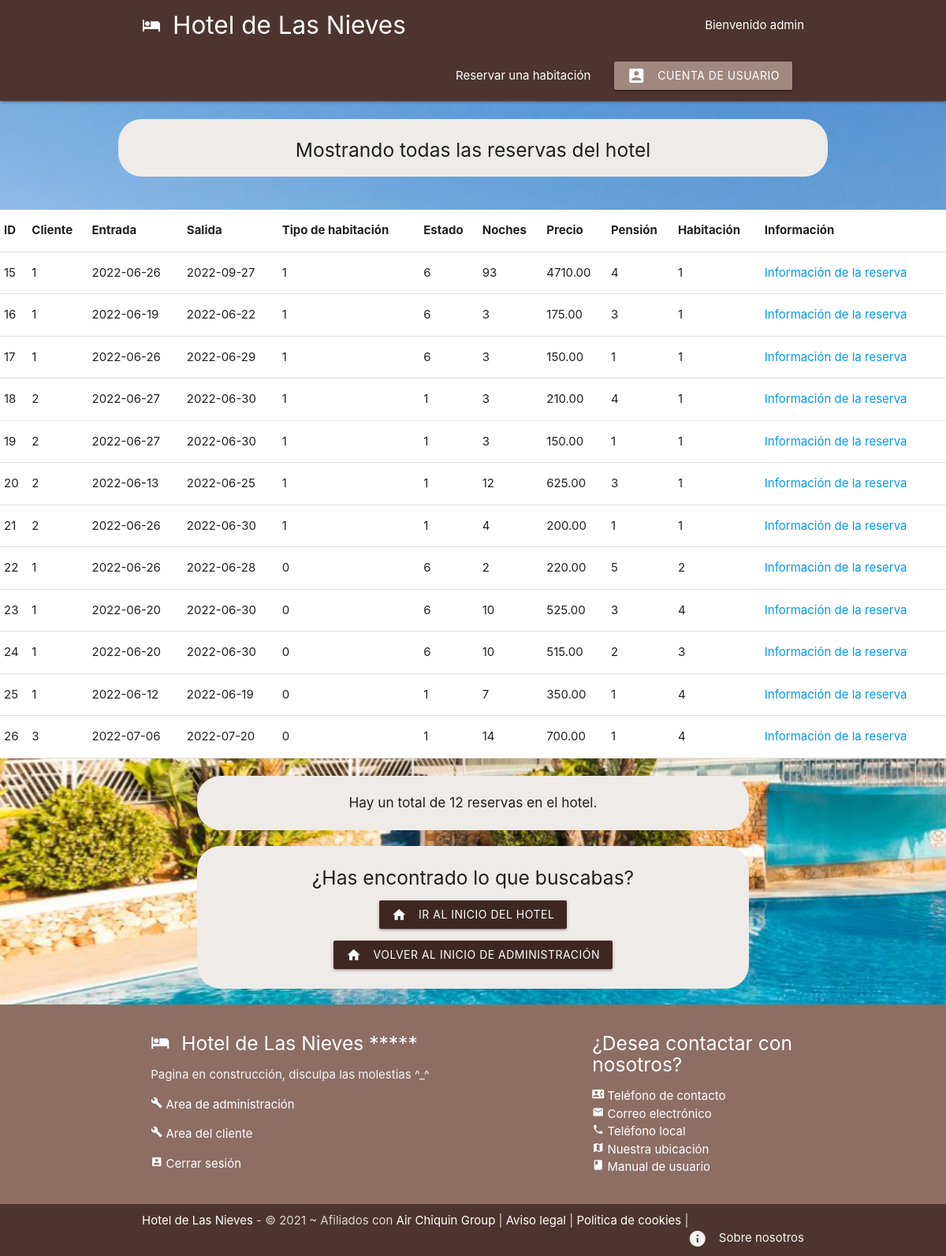
Page /reservas/select_reservas.php (signed in) on the committed database.
### tables this page shows
CREATE TABLE `73_clientes` (
  `id` int(11) NOT NULL,
  `usuario` varchar(32) NOT NULL,
  `nombre` varchar(32) NOT NULL,
  `apellido_primero` varchar(32) NOT NULL,
  `apellido_segundo` varchar(32) NOT NULL,
  `tipo_id` int(11) NOT NULL,
  `dni` varchar(9) NOT NULL,
  `direccion` varchar(128) NOT NULL,
  `telefono` int(18) NOT NULL,
  `email` varchar(128) NOT NULL,
  `contrasena` varchar(64) NOT NULL,
  `fecha_nacimiento` date NOT NULL
);

CREATE TABLE `73_reservas` (
  `id` int(11) NOT NULL,
  `cliente_id` int(11) NOT NULL,
  `entrada` date NOT NULL,
  `salida` date NOT NULL,
  `tipoHabitacion_id` int(11) NOT NULL,
  `estado_id` int(11) NOT NULL,
  `noches` int(2) NOT NULL,
  `precio` double(7,2) NOT NULL,
  `pension_id` int(11) NOT NULL,
  `habitacion_id` int(11) NOT NULL
);

### reservas/select_reservas.php (the view, shortened to what this page needs)
<?php
    include('./../config/config_bd.php');
    $sql = "SELECT * FROM 73_reservas";
    $resultados = mysqli_query($conn, $sql);
    $reservas = mysqli_fetch_all($resultados, MYSQLI_ASSOC);
?>
<!DOCTYPE html>
<html lang="es">
<?php include('./../templates/header.php'); ?>
<br>
<div class="center fondoInicio">
  <h5> Mostrando todas las reservas del hotel </h5>
</div>
<br>
<table class="highlight white">
        <thead>
          <tr>
              <th>ID</th>
              <th>Cliente</th>
              <th>Entrada</th>
              <th>Salida</th>
              <th>Tipo de habitación</th>
              <th>Estado</th>
              <th>Noches</th>
              <th>Precio</th>
              <th>Pensión</th>
              <th>Habitación</th>
              <th>Información</th>
          </tr>
        </thead>
        <?php foreach($reservas as $rev): ?>
        <tbody>
        <tr>
          <td><?php echo htmlspecialchars($rev['id'])?></td>
          <td><?php echo htmlspecialchars($rev['cliente_id'])?></td>
          <td><?php echo htmlspecialchars($rev['entrada'])?></td>
          <td><?php echo htmlspecialchars($rev['salida'])?></td>
          <td><?php echo htmlspecialchars($rev['tipoHabitacion_id'])?></td>
          <td><?php echo htmlspecialchars($rev['estado_id'])?></td>
          <td><?php echo htmlspecialchars($rev['noches'])?></td>
          <td><?php echo htmlspecialchars($rev['precio'])?></td>
          <td><?php echo htmlspecialchars($rev['pension_id'])?></td>
          <td><?php echo htmlspecialchars($rev['habitacion_id'])?></td>
          <td><a href="detalles_reserva.php?id=<?php echo $rev['id'] ?>">Información de la reserva</a></td>
        </tr>
        <?php endforeach; ?>
        </tbody>
      </table>
      <br>
<div class="fondoAcerca center">
<?php if(count($reservas) == 1) : ?>
    <p class="center"> <h6>Hay un total de <?php echo count($reservas)?> reserva en el hotel.</h6> </p>
<?php elseif(count($reservas) >= 2) : ?>
    <p class="center"> <h6>Hay un total de <?php echo count($reservas)?> reservas en el hotel.</h6> </p>
<?php endif; ?>
</div>
<div class="fondoAcerca">
  <p class="center"> <h5 class="center">¿Has encontrado lo que buscabas?</h5> </p>
  <section>
    <p class="center"> <a href="./../index.php" class="waves-effect waves-light brown darken-4 btn"><i class="material-icons left">home</i> Ir al inicio del hotel </a> </p>
    <p class="center"> <a href="./../admin/index_admin.php" class="waves-effect waves-light brown darken-4 btn"><i class="material-icons left">home</i> Volver al inicio de administración </a> </p>
  </section>
</div>
<?php include('./../templates/footer.php'); ?>
</body>
</html>

### templates/header.php (shortened to what this page needs)
<head>
    <link rel="stylesheet" href="https://cdnjs.cloudflare.com/ajax/libs/materialize/1.0.0/css/materialize.min.css">
</head>
<body class = "fondo">
    <nav class="nav-extended brown darken-3 z-deph-0">
        <div class="nav-wrapper container">
        <a href = "/student73/dwes/index.php" class="brand-logo brand-text"> <i class="material-icons left">hotel</i> Hotel de Las Nieves </a>
        <ul id="nav-mobile" class="right">
            <li class="right"> Bienvenido <?php
            if(empty($_SESSION["id"])) {
                echo "anonimo...";
            } else {
                $conn = mysqli_connect('localhost', 'david', '1234', 'hotel');
                $sql = "SELECT * FROM 73_clientes WHERE id = '".$_SESSION["id"]."'";
                $resultados = mysqli_query($conn, $sql);
                $usuario = mysqli_fetch_all($resultados, MYSQLI_ASSOC);
                foreach ($usuario as $user){
                   echo $user["usuario"];
                }
            }
            ?></li>
            <br>
            <li><a href="/student73/dwes/reservas/info_reservas.php">Reservar una habitación</a></li>
            <li><a href="
            <?php
                if(empty($_SESSION["id"])){
                    echo "/student73/dwes/clientes/login_cliente.php";
                } else {
                    echo "/student73/dwes/clientes/index_cliente.php";
                }
            ?>
            " class="brown lighten-2 btn"><i class="material-icons left">account_box</i>Cuenta de usuario</a></li>
        </ul>
        </div>
    </nav>

### templates/header.php (style rules this page uses)
.brand-text { color: #FFFFFF !important; }
.fondo { background-image: url("/student73/dwes/img/fondos/imagen_principal.jpeg"); background-repeat: no-repeat; background-size: cover; }
.fondoInicio { background-color: #efebe9; background-repeat: no-repeat; background-position: center; width: 900px; margin: auto; border-radius: 30px; padding: 10px; margin-bottom: 20px; }
.fondoAcerca { background-color: #efebe9; background-repeat: no-repeat; background-position: center; width: 700px; margin: auto; border-radius: 30px; padding: 10px; margin-bottom: 20px; }
body { display: flex; min-height: 100vh; flex-direction: column; }

### rows in the picture
73_clientes: usuario "admin"
73_reservas: id "15", cliente "1", entrada "2022-06-26", salida "2022-09-27", tipoHabitacion "1", estado "6", noches "93", precio "4710.00", pension "4", habitacion "1"
73_reservas: id "16", cliente "1", entrada "2022-06-19", salida "2022-06-22", tipoHabitacion "1", estado "6", noches "3", precio "175.00", pension "3", habitacion "1"
73_reservas: id "17", cliente "1", entrada "2022-06-26", salida "2022-06-29", tipoHabitacion "1", estado "6", noches "3", precio "150.00", pension "1", habitacion "1"
73_reservas: id "18", cliente "2", entrada "2022-06-27", salida "2022-06-30", tipoHabitacion "1", estado "1", noches "3", precio "210.00", pension "4", habitacion "1"
73_reservas: id "19", cliente "2", entrada "2022-06-27", salida "2022-06-30", tipoHabitacion "1", estado "1", noches "3", precio "150.00", pension "1", habitacion "1"
73_reservas: id "20", cliente "2", entrada "2022-06-13", salida "2022-06-25", tipoHabitacion "1", estado "1", noches "12", precio "625.00", pension "3", habitacion "1"
73_reservas: id "21", cliente "2", entrada "2022-06-26", salida "2022-06-30", tipoHabitacion "1", estado "1", noches "4", precio "200.00", pension "1", habitacion "1"
73_reservas: id "22", cliente "1", entrada "2022-06-26", salida "2022-06-28", tipoHabitacion "0", estado "6", noches "2", precio "220.00", pension "5", habitacion "2"
73_reservas: id "23", cliente "1", entrada "2022-06-20", salida "2022-06-30", tipoHabitacion "0", estado "6", noches "10", precio "525.00", pension "3", habitacion "4"
73_reservas: id "24", cliente "1", entrada "2022-06-20", salida "2022-06-30", tipoHabitacion "0", estado "6", noches "10", precio "515.00", pension "2", habitacion "3"
73_reservas: id "25", cliente "1", entrada "2022-06-12", salida "2022-06-19", tipoHabitacion "0", estado "1", noches "7", precio "350.00", pension "1", habitacion "4"
73_reservas: id "26", cliente "3", entrada "2022-07-06", salida "2022-07-20", tipoHabitacion "0", estado "1", noches "14", precio "700.00", pension "1", habitacion "4"

### other values in the picture
count($reservas) "12"
